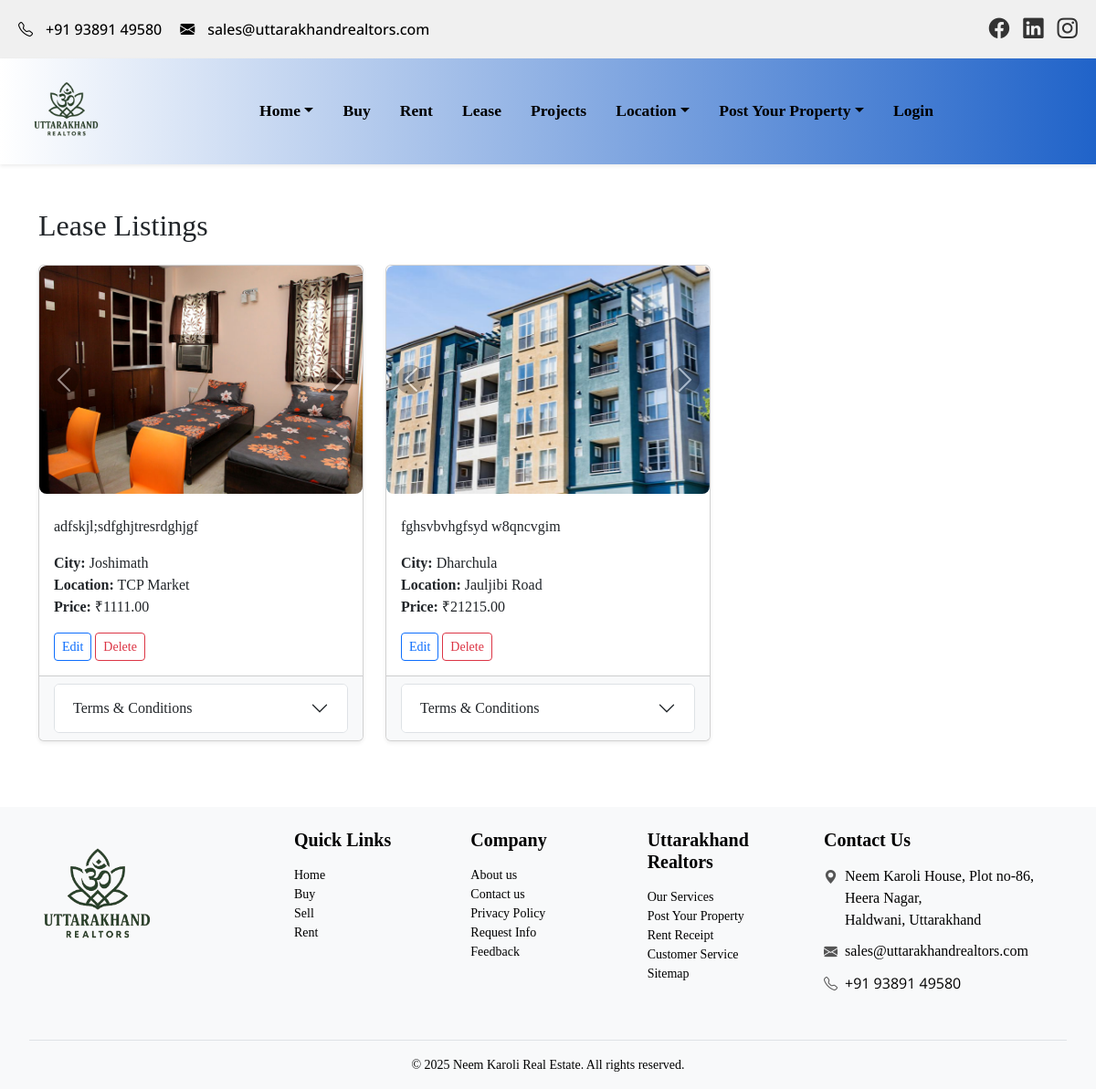
The page /lease/ on the database its author committed.
### my_app/models.py (models this page shows, shortened)
class LeaseImage(models.Model):
    lease = models.ForeignKey(Lease, on_delete=models.CASCADE, related_name='images')
    image = models.ImageField(upload_to='leases/')

class Lease(models.Model):
    owner_user = models.ForeignKey(User, on_delete=models.CASCADE)
    property_type = models.ForeignKey(PropertyType, on_delete=models.SET_NULL, null=True)
    city = models.ForeignKey(City, on_delete=models.CASCADE)
    location = models.ForeignKey(Location, on_delete=models.CASCADE)
    area = models.CharField(max_length=100, null=True)
    price = models.DecimalField(max_digits=10, decimal_places=2, null=True)
    owner_name = models.CharField(max_length=100, null=True)
    contact_name = models.CharField(max_length=100, null=True)
    contact_number = models.CharField(max_length=15, null=True)
    description = models.TextField(null=True, blank=True)
    terms_and_conditions = models.TextField(null=True, blank=True)
    is_approved = models.BooleanField(default=False)

class City(models.Model):
    name = models.CharField(max_length=50)

class Location(models.Model):
    name = models.CharField(max_length=100)
    city = models.ForeignKey(City, on_delete=models.CASCADE, related_name='locations')

### my_app/views.py (the view)
# urls.py: path('lease/', views.lease_properties, name="lease_properties"),
def lease_properties(request):
    properties = Lease.objects.filter(is_approved=True).prefetch_related('images').order_by('-id')
    return render(request, 'lease.html', {'properties': properties})

### my_app/templates/lease.html (shortened to what this page needs)
{% extends 'common.html' %}
{% load static %}
{% block content %}
  <link rel="stylesheet" href="https://cdn.jsdelivr.net/npm/glightbox/dist/css/glightbox.min.css" />
  <div class="container mt-5">
    <h2 class="mb-4">Lease Listings</h2>
    {% if properties %}
      <div class="row">
        {% for lease in properties %}
          <div class="col-md-4 mb-4">
            <div class="card shadow-sm w-100">
              {% if lease.images.all|length > 1 %}
                <div id="carousel{{ lease.id }}" class="carousel slide w-100" data-bs-ride="carousel">
                  <div class="carousel-inner w-100">
                    {% for image in lease.images.all %}
                      <div class="carousel-item {% if forloop.first %}active{% endif %}">
                        <a href="{{ image.image.url }}" class="glightbox" data-gallery="gallery{{ lease.id }}" data-title="{{ lease.title }}"><img src="{{ image.image.url }}" class="d-block w-100 lease-carousel-img" alt="Lease Image" /></a>
                      </div>
                    {% endfor %}
                  </div>
                  <button class="carousel-control-prev" type="button" data-bs-target="#carousel{{ lease.id }}" data-bs-slide="prev"><span class="carousel-control-prev-icon" aria-hidden="true"></span></button>
                  <button class="carousel-control-next" type="button" data-bs-target="#carousel{{ lease.id }}" data-bs-slide="next"><span class="carousel-control-next-icon" aria-hidden="true"></span></button>
                </div>
              {% else %}
                {% with image=lease.images.first %}
                  {% if image %}
                    <a href="{{ image.image.url }}" class="glightbox" data-gallery="gallery{{ lease.id }}" data-title="{{ lease.title }}"><img src="{{ image.image.url }}" class="d-block w-100 lease-carousel-img" alt="Lease Image" /></a>
                  {% endif %}
                {% endwith %}
              {% endif %}
              <div class="card-body">
                <p class="card-text">{{ lease.description|truncatewords:25 }}</p>
                <p class="card-text">
                  <strong>City:</strong> {{ lease.city.name }}<br />
                  <strong>Location:</strong> {{ lease.location.name }}<br />
                  <strong>Price:</strong> ₹{{ lease.price }}<br />
                </p>
                <a href="{% url 'edit_lease' lease.pk %}" class="btn btn-sm btn-outline-primary">Edit</a>
                <a href="{% url 'delete_lease' lease.pk %}" class="btn btn-sm btn-outline-danger">Delete</a>
              </div>
              <div class="card-footer bg-light">
                <div class="accordion" id="termsAccordion{{ lease.id }}">
                  <div class="accordion-item">
                    <h2 class="accordion-header" id="heading{{ lease.id }}"><button class="accordion-button collapsed" type="button" data-bs-toggle="collapse" data-bs-target="#collapse{{ lease.id }}" aria-expanded="false" aria-controls="collapse{{ lease.id }}">Terms & Conditions</button></h2>
                  </div>
                </div>
              </div>
            </div>
          </div>
        {% endfor %}
      </div>
    {% else %}
      <p>No lease properties found.</p>
    {% endif %}
  </div>
{% endblock %}

### static/css/style.css (style rules this page uses)
body { font-family: Georgia, 'Times New Roman', Times, serif !important; margin: 0; padding: 0; }
.slide { flex: 0 0 auto; width: 180px; margin-right: 12px; border-radius: 8px; overflow: hidden; text-align: center; }
.slide img { width: 100%; height: 100px; object-fit: cover; }
.slide a { text-decoration: none; }

### my_app/templates/lease.html (style rules this page uses)
.lease-carousel-img { height: 250px !important; object-fit: cover; cursor: zoom-in; border-top-left-radius: 0.375rem; border-top-right-radius: 0.375rem; transition: transform 0.3s ease; }
.carousel-inner { border-top-left-radius: 0.375rem; border-top-right-radius: 0.375rem; overflow: hidden; }
.carousel-control-prev-icon, .carousel-control-next-icon { background-color: rgba(0, 0, 0, 0.5); border-radius: 50%; }
.card { width: 100%; }

### rows shown on the page
Lease: description "adfskjl;sdfghjtresrdghjgf", city.name "Joshimath", location.name "TCP Market", price "1111.00"
LeaseImage: image (picture)
Lease: description "fghsvbvhgfsyd w8qncvgim", city.name "Dharchula", location.name "Jauljibi Road", price "21215.00"
LeaseImage: image (picture)
